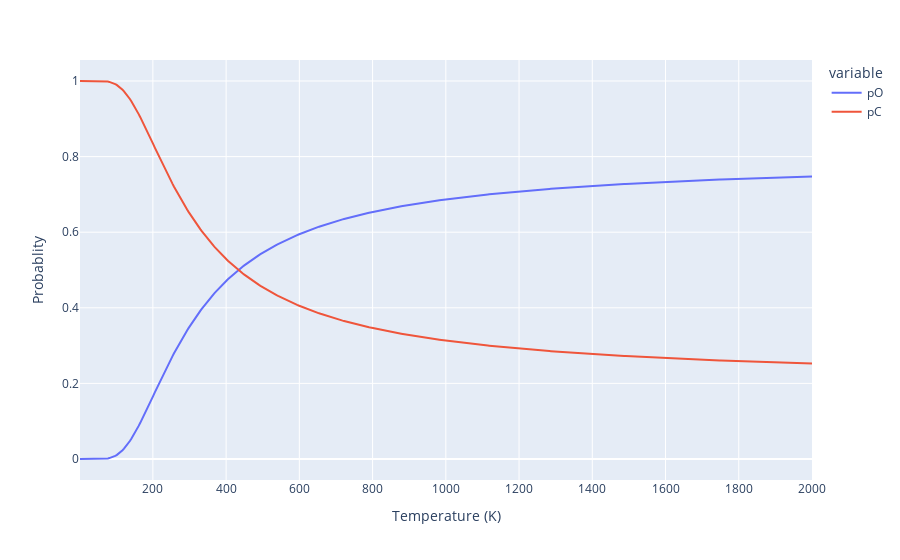

Write notebook code for a chart like this one.
### Code cell
px.line(df, x='T', y=['pO', 'pC'],
        labels={'value': "Probablity", # value is the default name given to the y-axis when multiple things are plotted
                'T': "Temperature (K)"}
       )

### Figure 1 — Plotly figure (JSON) as saved in the notebook; plotly's stock layout.template omitted (floating-point values rounded to 4 significant figures; data arrays with more than 128 entries replaced by an {"elided": "..."} marker saying what was removed)
{"data": [{"hovertemplate": "variable=pO<br>Temperature (K)=%{x}<br>Probablity=%{y}<extra></extra>", "legendgroup": "pO", "line": {"color": "#636efa", "dash": "solid"}, "marker": {"symbol": "circle"}, "mode": "lines", "name": "pO", "orientation": "v", "showlegend": true, "type": "scatter", "x": {"elided": "500 float values"}, "xaxis": "x", "y": {"elided": "500 float values"}, "yaxis": "y"}, {"hovertemplate": "variable=pC<br>Temperature (K)=%{x}<br>Probablity=%{y}<extra></extra>", "legendgroup": "pC", "line": {"color": "#EF553B", "dash": "solid"}, "marker": {"symbol": "circle"}, "mode": "lines", "name": "pC", "orientation": "v", "showlegend": true, "type": "scatter", "x": {"elided": "500 float values"}, "xaxis": "x", "y": {"elided": "500 float values"}, "yaxis": "y"}], "layout": {"legend": {"title": {"text": "variable"}, "tracegroupgap": 0}, "margin": {"t": 60}, "xaxis": {"anchor": "y", "domain": [0, 1], "title": {"text": "Temperature (K)"}}, "yaxis": {"anchor": "x", "domain": [0, 1], "title": {"text": "Probablity"}}}}
